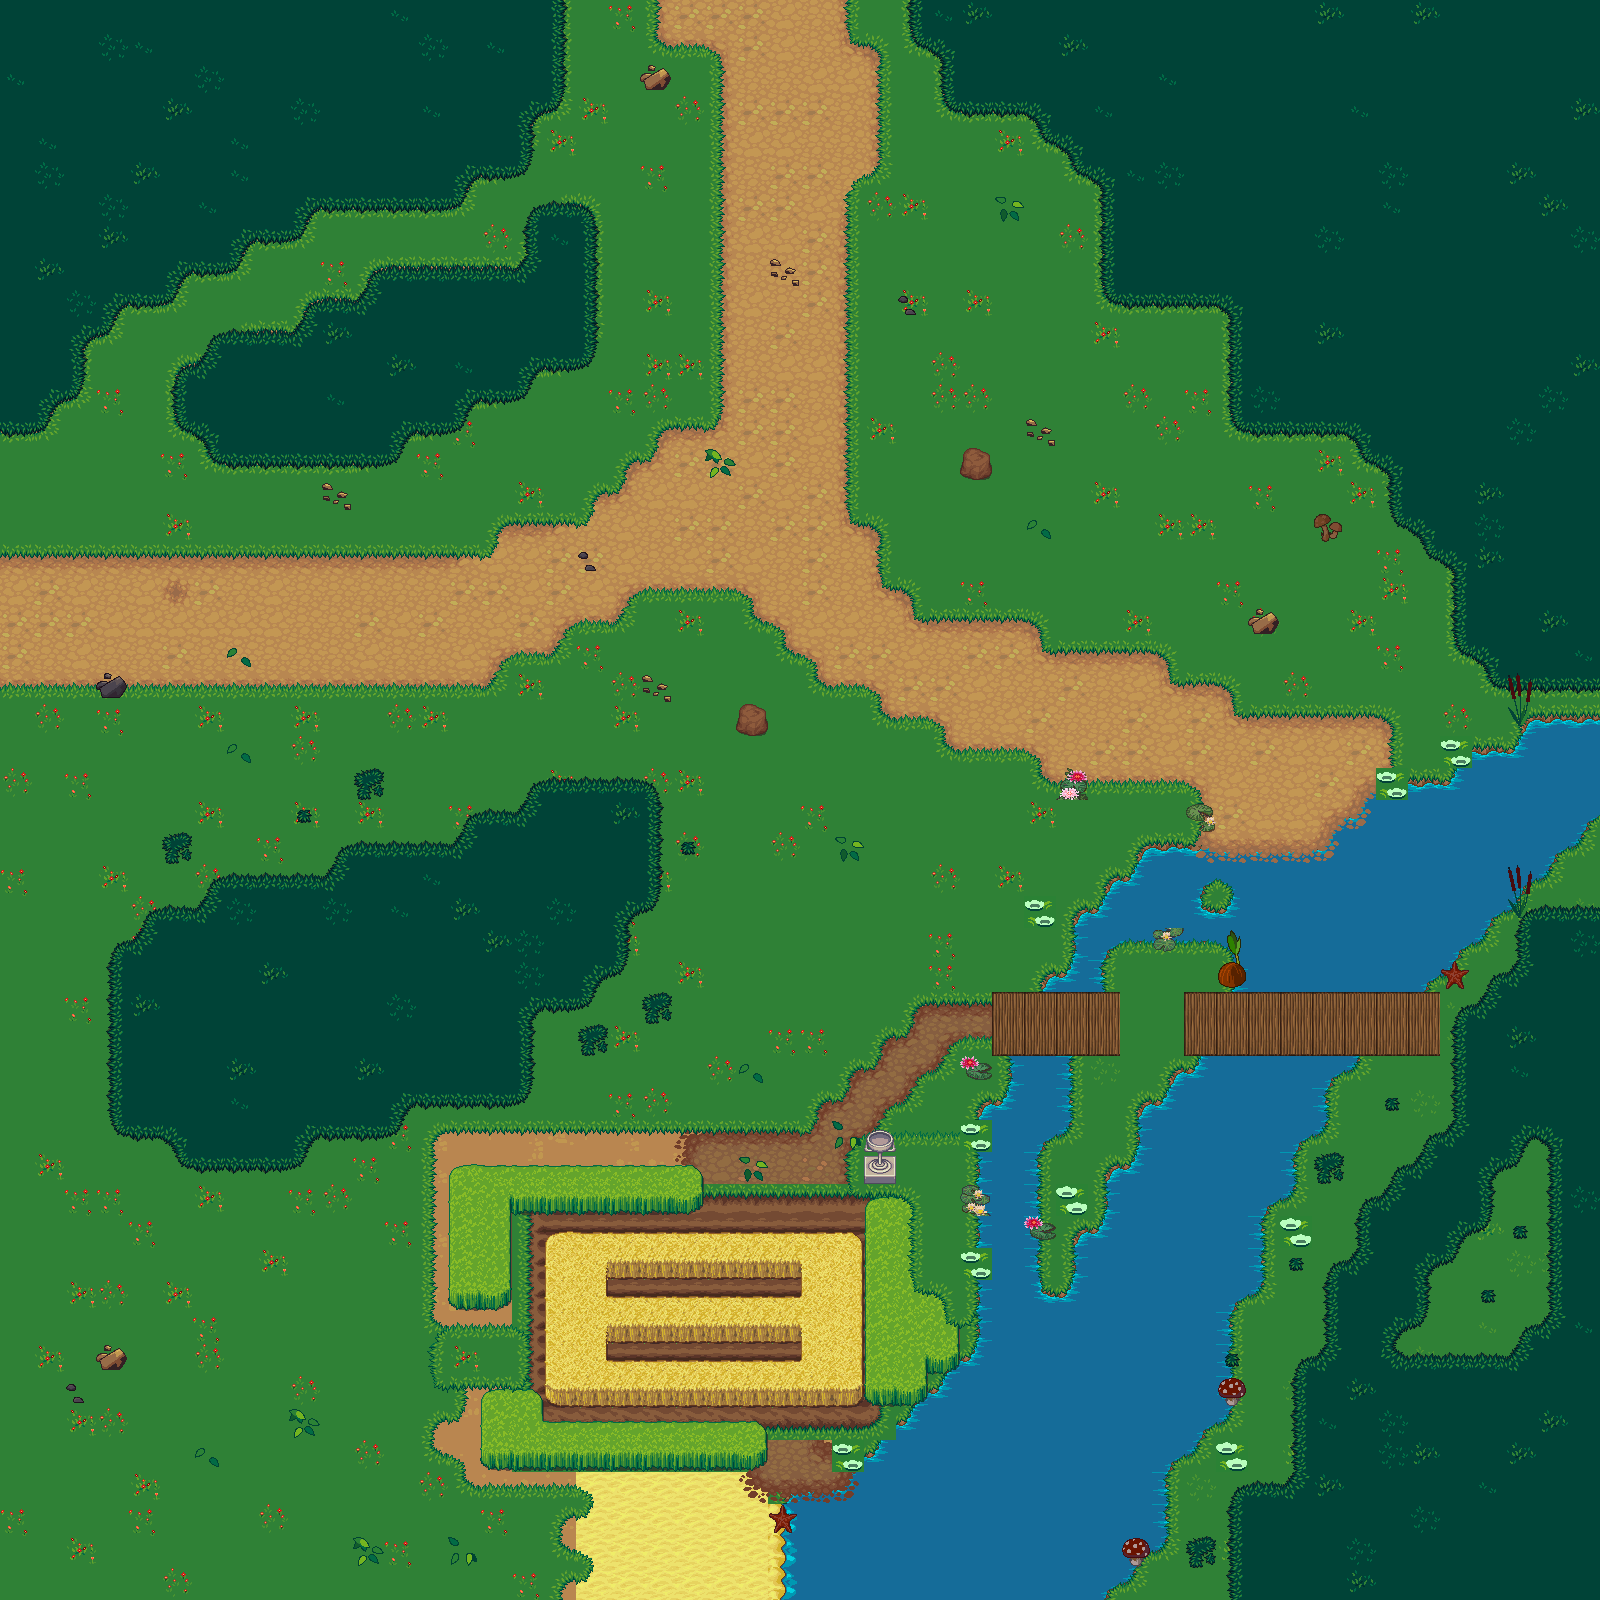

Tiled map render using the project's own tile images. Description and the map definition, with tile-layer contents summarised, below:
An orthogonal 50x50 tile map with 32x32 px tiles, 7 tile layers (base, Ambiente, Caminhos, Estruturas, ...), 2 tilesets and 149 objects (59x Wall, 51x mato grosso, 30x fruit, 2x Passaro, player, ...).

<map version="1.2" tiledversion="1.3.4" orientation="orthogonal" renderorder="right-down" width="50" height="50" tilewidth="32" tileheight="32" infinite="0" nextlayerid="16" nextobjectid="180">
 <editorsettings>
  <export target="mapa_com_frutas.tmx" format="tmx" />
 </editorsettings>
 <tileset firstgid="1" name="terrain" tilewidth="32" tileheight="32" tilecount="483" columns="21">
  <image source="../assets/img/terrain.png" width="672" height="736" />
  <terraintypes>
   <terrain name="Pedra_light" tile="64" />
   <terrain name="Pedra _ medium" tile="67" />
   <terrain name="Pedra _ dark" tile="70" />
   <terrain name="Grass _ light" tile="190" />
   <terrain name="Grass _ medium" tile="193" />
   <terrain name="grass _ dark" tile="196" />
   <terrain name="Solo seco" tile="431" />
   <terrain name="Solo seco _ pedra" tile="389" />
   <terrain name="Mato e _ agua" tile="258" />
   <terrain name="Cratera _ agua" tile="18" />
   <terrain name="Areia de Praia _ e agua" tile="276" />
   <terrain name="Areia de Praia" tile="316" />
   <terrain name="Pântano" tile="331" />
   <terrain name="Low _ grass" tile="199" />
   <terrain name="High _ grass" tile="202" />
   <terrain name="High _ grass _ yellow" tile="205" />
   <terrain name="Horta" tile="208" />
   <terrain name="Cratera" tile="52" />
  </terraintypes>
  <tile id="1" terrain="0,0,0," />
  <tile id="2" terrain="0,0,,0" />
  <tile id="4" terrain="1,1,1," />
  <tile id="5" terrain="1,1,,1" />
  <tile id="7" terrain="2,2,2," />
  <tile id="8" terrain="2,2,,2" />
  <tile id="10" terrain="17,17,17," />
  <tile id="11" terrain="17,17,,17" />
  <tile id="19" terrain="9,9,9," />
  <tile id="20" terrain="9,9,,9" />
  <tile id="22" terrain="0,,0,0" />
  <tile id="23" terrain=",0,0,0" />
  <tile id="25" terrain="1,,1,1" />
  <tile id="26" terrain=",1,1,1" />
  <tile id="28" terrain="2,,2,2" />
  <tile id="29" terrain=",2,2,2" />
  <tile id="31" terrain="17,,17,17" />
  <tile id="32" terrain=",17,17,17" />
  <tile id="40" terrain="9,,9,9" />
  <tile id="41" terrain=",9,9,9" />
  <tile id="42" terrain=",,,0" />
  <tile id="43" terrain=",,0,0" />
  <tile id="44" terrain=",,0," />
  <tile id="45" terrain=",,,1" />
  <tile id="46" terrain=",,1,1" />
  <tile id="47" terrain=",,1," />
  <tile id="48" terrain=",,,2" />
  <tile id="49" terrain=",,2,2" />
  <tile id="50" terrain=",,2," />
  <tile id="51" terrain=",,,17" />
  <tile id="52" terrain=",,17,17" />
  <tile id="53" terrain=",,17," />
  <tile id="60" terrain=",,,9" />
  <tile id="61" terrain=",,9,9" />
  <tile id="62" terrain=",,9," />
  <tile id="63" terrain=",0,,0" />
  <tile id="64" terrain="0,0,0,0" />
  <tile id="65" terrain="0,,0," />
  <tile id="66" terrain=",1,,1" />
  <tile id="67" terrain="1,1,1,1" />
  <tile id="68" terrain="1,,1," />
  <tile id="69" terrain=",2,,2" />
  <tile id="70" terrain="2,2,2,2" />
  <tile id="71" terrain="2,,2," />
  <tile id="72" terrain=",17,,17" />
  <tile id="73" terrain="17,17,17,17" />
  <tile id="74" terrain="17,,17," />
  <tile id="81" terrain=",9,,9" />
  <tile id="82" terrain="9,9,9,9" />
  <tile id="83" terrain="9,,9," />
  <tile id="84" terrain=",0,," />
  <tile id="85" terrain="0,0,," />
  <tile id="86" terrain="0,,," />
  <tile id="87" terrain=",1,," />
  <tile id="88" terrain="1,1,," />
  <tile id="89" terrain="1,,," />
  <tile id="90" terrain=",2,," />
  <tile id="91" terrain="2,2,," />
  <tile id="92" terrain="2,,," />
  <tile id="93" terrain=",17,," />
  <tile id="94" terrain="17,17,," />
  <tile id="95" terrain="17,,," />
  <tile id="102" terrain=",9,," />
  <tile id="103" terrain="9,9,," />
  <tile id="104" terrain="9,,," />
  <tile id="105" terrain="0,0,0,0" probability="0.05" />
  <tile id="106" terrain="0,0,0,0" />
  <tile id="107" terrain="0,0,0,0" />
  <tile id="108" terrain="1,1,1,1" probability="0.05" />
  <tile id="109" terrain="1,1,1,1" />
  <tile id="110" terrain="1,1,1,1" />
  <tile id="111" terrain="2,2,2,2" probability="0.05" />
  <tile id="112" terrain="2,2,2,2" />
  <tile id="113" terrain="2,2,2,2" />
  <tile id="114" terrain="17,17,17,17" />
  <tile id="115" terrain="17,17,17,17" />
  <tile id="116" terrain="17,17,17,17" />
  <tile id="123" terrain="8,8,8,8" probability="0.05" />
  <tile id="124" terrain="8,8,8,8" probability="0.05" />
  <tile id="125" terrain="8,8,8,8" probability="0.05" />
  <tile id="127" terrain="3,3,3," />
  <tile id="128" terrain="3,3,,3" />
  <tile id="130" terrain="4,4,4," />
  <tile id="131" terrain="4,4,,4" />
  <tile id="133" terrain="5,5,5," />
  <tile id="134" terrain="5,5,,5" />
  <tile id="136" terrain="13,13,13," />
  <tile id="137" terrain="13,13,,13" />
  <tile id="139" terrain="14,14,14," />
  <tile id="140" terrain="14,14,,14" />
  <tile id="142" terrain="15,15,15," />
  <tile id="143" terrain="15,15,,15" />
  <tile id="145" terrain="16,16,16," />
  <tile id="146" terrain="16,16,,16" />
  <tile id="148" terrain="3,,3,3" />
  <tile id="149" terrain=",3,3,3" />
  <tile id="151" terrain="4,,4,4" />
  <tile id="152" terrain=",4,4,4" />
  <tile id="154" terrain="5,,5,5" />
  <tile id="155" terrain=",5,5,5" />
  <tile id="157" terrain="13,,13,13" />
  <tile id="158" terrain=",13,13,13" />
  <tile id="160" terrain="14,,14,14" />
  <tile id="161" terrain=",14,14,14" />
  <tile id="163" terrain="15,,15,15" />
  <tile id="164" terrain=",15,15,15" />
  <tile id="166" terrain="16,,16,16" />
  <tile id="167" terrain=",16,16,16" />
  <tile id="168" terrain=",,,3" />
  <tile id="169" terrain=",,3,3" />
  <tile id="170" terrain=",,3," />
  <tile id="171" terrain=",,,4" />
  <tile id="172" terrain=",,4,4" />
  <tile id="173" terrain=",,4," />
  <tile id="174" terrain=",,,5" />
  <tile id="175" terrain=",,5,5" />
  <tile id="176" terrain=",,5," />
  <tile id="177" terrain=",,,13" />
  <tile id="178" terrain=",,13,13" />
  <tile id="179" terrain=",,13," />
  <tile id="180" terrain=",,,14" />
  <tile id="181" terrain=",,14,14" />
  <tile id="182" terrain=",,14," />
  <tile id="183" terrain=",,,15" />
  <tile id="184" terrain=",,15,15" />
  <tile id="185" terrain=",,15," />
  <tile id="186" terrain=",,,16" />
  <tile id="187" terrain=",,16,16" />
  <tile id="188" terrain=",,16," />
  <tile id="189" terrain=",3,,3" />
  <tile id="190" terrain="3,3,3,3" />
  <tile id="191" terrain="3,,3," />
  <tile id="192" terrain=",4,,4" />
  <tile id="193" terrain="4,4,4,4" />
  <tile id="194" terrain="4,,4," />
  <tile id="195" terrain=",5,,5" />
  <tile id="196" terrain="5,5,5,5" />
  <tile id="197" terrain="5,,5," />
  <tile id="198" terrain=",13,,13" />
  <tile id="199" terrain="13,13,13,13" />
  <tile id="200" terrain="13,,13," />
  <tile id="201" terrain=",14,,14" />
  <tile id="202" terrain="14,14,14,14" />
  <tile id="203" terrain="14,,14," />
  <tile id="204" terrain=",15,,15" />
  <tile id="205" terrain="15,15,15,15" />
  <tile id="206" terrain="15,,15," />
  <tile id="207" terrain=",16,,16" />
  <tile id="208" terrain="16,16,16,16" />
  <tile id="209" terrain="16,,16," />
  <tile id="210" terrain=",3,," />
  <tile id="211" terrain="3,3,," />
  <tile id="212" terrain="3,,," />
  <tile id="213" terrain=",4,," />
  <tile id="214" terrain="4,4,," />
  <tile id="215" terrain="4,,," />
  <tile id="216" terrain=",5,," />
  <tile id="217" terrain="5,5,," />
  <tile id="218" terrain="5,,," />
  <tile id="219" terrain=",13,," />
  <tile id="220" terrain="13,13,," />
  <tile id="221" terrain="13,,," />
  <tile id="222" terrain=",14,," />
  <tile id="223" terrain="14,14,," />
  <tile id="224" terrain="14,,," />
  <tile id="225" terrain=",15,," />
  <tile id="226" terrain="15,15,," />
  <tile id="227" terrain="15,,," />
  <tile id="228" terrain=",16,," />
  <tile id="229" terrain="16,16,," />
  <tile id="230" terrain="16,,," />
  <tile id="231" terrain="3,3,3,3" probability="0.06" />
  <tile id="232" terrain="3,3,3,3" probability="0.06" />
  <tile id="233" terrain="3,3,3,3" probability="0.06" />
  <tile id="234" terrain="4,4,4,4" probability="0.06" />
  <tile id="235" terrain="4,4,4,4" probability="0.06" />
  <tile id="236" terrain="4,4,4,4" probability="0.06" />
  <tile id="237" terrain="5,5,5,5" probability="0.06" />
  <tile id="238" terrain="5,5,5,5" probability="0.06" />
  <tile id="239" terrain="5,5,5,5" probability="0.06" />
  <tile id="253" terrain="11,11,11," />
  <tile id="254" terrain="11,11,,11" />
  <tile id="256" terrain="10,10,10," />
  <tile id="257" terrain="10,10,,10" />
  <tile id="259" terrain="8,8,8," />
  <tile id="260" terrain="8,8,,8" />
  <tile id="268" terrain="12,12,12," />
  <tile id="269" terrain="12,12,,12" />
  <tile id="274" terrain="11,,11,11" />
  <tile id="275" terrain=",11,11,11" />
  <tile id="277" terrain="10,,10,10" />
  <tile id="278" terrain=",10,10,10" />
  <tile id="280" terrain="8,,8,8" />
  <tile id="281" terrain=",8,8,8" />
  <tile id="289" terrain="12,,12,12" />
  <tile id="290" terrain=",12,12,12" />
  <tile id="294" terrain=",,,11" />
  <tile id="295" terrain=",,11,11" />
  <tile id="296" terrain=",,11," />
  <tile id="297" terrain=",,,10" />
  <tile id="298" terrain=",,10,10" />
  <tile id="299" terrain=",,10," />
  <tile id="300" terrain=",,,8" />
  <tile id="301" terrain=",,8,8" />
  <tile id="302" terrain=",,8," />
  <tile id="309" terrain=",,,12" />
  <tile id="310" terrain=",,12,12" />
  <tile id="311" terrain=",,12," />
  <tile id="315" terrain=",11,,11" />
  <tile id="316" terrain="11,11,11,11" />
  <tile id="317" terrain="11,,11," />
  <tile id="318" terrain=",10,,10" />
  <tile id="319" terrain="10,10,10,10" />
  <tile id="320" terrain="10,,10," />
  <tile id="321" terrain=",8,,8" />
  <tile id="322" terrain="8,8,8,8" />
  <tile id="323" terrain="8,,8," />
  <tile id="330" terrain=",12,,12" />
  <tile id="331" terrain="12,12,12,12" />
  <tile id="332" terrain="12,,12," />
  <tile id="336" terrain=",11,," />
  <tile id="337" terrain="11,11,," />
  <tile id="338" terrain="11,,," />
  <tile id="339" terrain=",10,," />
  <tile id="340" terrain="10,10,," />
  <tile id="341" terrain="10,,," />
  <tile id="342" terrain=",8,," />
  <tile id="343" terrain="8,8,," />
  <tile id="344" terrain="8,,," />
  <tile id="351" terrain=",12,," />
  <tile id="352" terrain="12,12,," />
  <tile id="353" terrain="12,,," />
  <tile id="357" terrain="11,11,11,11" />
  <tile id="358" terrain="11,11,11,11" />
  <tile id="359" terrain="11,11,11,11" />
  <tile id="372" terrain="12,12,12,12" />
  <tile id="373" terrain="12,12,12,12" />
  <tile id="374" terrain="12,12,12,12" />
  <tile id="388" terrain="7,7,7,7" />
  <tile id="389" terrain="7,7,7,7" />
  <tile id="390" terrain="7,7,7,7" />
  <tile id="391" terrain="7,7,7,7" />
  <tile id="409" terrain="7,7,7,6" />
  <tile id="410" terrain="7,7,6,6" />
  <tile id="411" terrain="7,7,6,7" />
  <tile id="412" terrain="6,6,6," />
  <tile id="413" terrain="6,6,,6" />
  <tile id="430" terrain="7,6,7,6" />
  <tile id="431" terrain="6,6,6,6" />
  <tile id="432" terrain="6,7,6,7" />
  <tile id="433" terrain="6,,6,6" />
  <tile id="434" terrain=",6,6,6" />
  <tile id="451" terrain="7,6,7,7" />
  <tile id="452" terrain="6,6,7,7" />
  <tile id="453" terrain="6,7,7,7" />
 </tileset>
 <tileset firstgid="484" name="Construções" tilewidth="32" tileheight="32" tilecount="192" columns="16">
  <image source="../assets/img/celianna_TileA2.png" width="512" height="384" />
 </tileset>
 <layer id="1" name="base" width="50" height="50">
  <data>[2500 cells, 2489 non-empty, 96 distinct tile ids]</data>
 </layer>
 <layer id="8" name="Ambiente" width="50" height="50">
  <data>[2500 cells, 336 non-empty, 13 distinct tile ids]</data>
 </layer>
 <layer id="7" name="Caminhos" width="50" height="50">
  <data>[2500 cells, 391 non-empty, 32 distinct tile ids]</data>
 </layer>
 <layer id="9" name="Estruturas" width="50" height="50">
  <data>[2500 cells, 96 non-empty, 9 distinct tile ids]</data>
 </layer>
 <layer id="5" name="Mato 1" width="50" height="50">
  <data>[2500 cells, 1352 non-empty, 28 distinct tile ids]</data>
 </layer>
 <layer id="6" name="Mato 2" width="50" height="50">
  <data>[2500 cells, 963 non-empty, 43 distinct tile ids]</data>
 </layer>
 <layer id="10" name="Decor" width="50" height="50">
  <data>[2500 cells, 69 non-empty, 25 distinct tile ids]</data>
 </layer>
 <objectgroup id="11" name="Camada de Objetos 1">
  <object id="1" name="Wall" x="0.333333" y="6.91667" width="4.16667" height="1588.17" />
  <object id="2" name="player" x="128.154" y="192.069" width="31.6001" height="31.3914" />
  <object id="3" name="Wall" x="1595.72" y="6.61364" width="3.91667" height="1588.33" />
  <object id="6" name="Wall" x="454.5" y="1171.67" width="53.25" height="114.333" />
  <object id="8" name="Wall" x="508" y="1171.25" width="184.25" height="28" />
  <object id="9" name="Wall" x="866.375" y="1200.83" width="46" height="196.083" />
  <object id="10" name="Wall" x="903.625" y="1306.08" width="49.5" height="67.333" />
  <object id="11" name="Wall" x="481.875" y="1421" width="278.25" height="36" />
  <object id="12" name="Wall" x="483.807" y="1397.2" width="56.5" height="23.333" />
  <object id="13" name="Wall" x="865.25" y="1157.17" width="28.9167" height="18.833" />
  <object id="14" name="Wall" x="963.375" y="452.167" width="25.9167" height="27.6663" />
  <object id="15" name="Wall" x="739.708" y="706.834" width="25.9167" height="27.6663" />
  <object id="16" name="Wall" x="643.042" y="63.5002" width="25.9167" height="27.6663" />
  <object id="17" name="Wall" x="97.375" y="1345.5" width="25.9167" height="27.6663" />
  <object id="18" name="Wall" x="96.5417" y="673.667" width="25.9167" height="27.6663" />
  <object id="19" name="Wall" x="1250.37" y="609.834" width="25.9167" height="27.6663" />
  <object id="20" name="Wall" x="0.784074" y="1595.57" width="1598.92" height="4.33297" />
  <object id="21" name="Wall" x="1.20667" y="0.3335" width="1596.17" height="5.333" />
  <object id="134" name="Wall" x="1536" y="720" width="56" height="128" />
  <object id="135" name="Wall" x="1472" y="752" width="64" height="112" />
  <object id="136" name="Wall" x="1536" y="848" width="16" height="16" />
  <object id="137" name="Wall" x="1472" y="864" width="32" height="40" />
  <object id="138" name="Wall" x="1392" y="784" width="80" height="160" />
  <object id="139" name="Wall" x="1472" y="904" width="16" height="16" />
  <object id="140" name="Wall" x="1368" y="800" width="24" height="184" />
  <object id="141" name="Wall" x="1392" y="944" width="56" height="24" />
  <object id="142" name="Wall" x="1392" y="968" width="40" height="8" />
  <object id="143" name="Wall" x="1392" y="976" width="24" height="8" />
  <object id="144" name="Wall" x="1336" y="824" width="32" height="160" />
  <object id="145" name="Wall" x="1240" y="856" width="96" height="128" />
  <object id="146" name="Wall" x="1168" y="1072" width="160" height="56" />
  <object id="147" name="Wall" x="1200" y="1064" width="144" height="8" />
  <object id="148" name="Wall" x="976" y="1112" width="64" height="480" />
  <object id="149" name="Wall" x="1240" y="1128" width="56" height="64" />
  <object id="150" name="Wall" x="1136" y="1128" width="88" height="280" />
  <object id="151" name="Wall" x="1240" y="1192" width="24" height="104" />
  <object id="152" name="Wall" x="1144" y="1104" width="24" height="24" />
  <object id="153" name="Wall" x="1104" y="1160" width="32" height="424" />
  <object id="154" name="Wall" x="1136" y="1408" width="32" height="136" />
  <object id="155" name="Wall" x="1168" y="1408" width="56" height="8" />
  <object id="156" name="Wall" x="1224" y="1128" width="16" height="168" />
  <object id="157" name="Wall" x="1080" y="1232" width="24" height="352" />
  <object id="158" name="Wall" x="1040" y="1296" width="40" height="288" />
  <object id="159" name="Wall" x="1144" y="848" width="56" height="88" />
  <object id="160" name="Wall" x="1104" y="880" width="40" height="56" />
  <object id="161" name="Wall" x="1072" y="912" width="32" height="72" />
  <object id="163" name="Wall" x="1040" y="1112" width="24" height="16" />
  <object id="165" name="Wall" x="1200" y="856" width="40" height="80" />
  <object id="166" name="Wall" x="920" y="1376" width="56" height="216" />
  <object id="167" name="Wall" x="904" y="1400" width="16" height="192" />
  <object id="168" name="Wall" x="784" y="1504" width="120" height="88" />
  <object id="169" name="Wall" x="856" y="1464" width="48" height="40" />
  <object id="170" name="Wall" x="880" y="1448" width="24" height="16" />
  <object id="171" name="Wall" x="1168" y="1416" width="32" height="32" />
  <object id="173" name="Wall" x="1504" y="864" width="16" height="16" />
  <object id="174" name="Wall" x="1520" y="864" width="16" height="8" />
  <object id="175" name="Wall" x="1504" y="880" width="16" height="16" />
  <object id="176" name="Wall" x="1016" y="1056" width="56" height="56" />
  <object id="177" name="Wall" x="1064" y="976" width="8" height="8" />
  <object id="179" name="Wall" x="1048" y="976" width="16" height="8" />
 </objectgroup>
 <objectgroup id="13" name="Passaros">
  <object id="56" name="Passaro" x="1152" y="128" width="32" height="32" />
  <object id="57" name="Passaro" x="192" y="1504" width="32" height="32" />
 </objectgroup>
 <objectgroup id="12" name="frutas">
  <object id="25" name="fruit" x="30.8692" y="354.996" width="30.8692" height="27.6198" />
  <object id="27" name="fruit" x="223.396" y="388.302" width="30.8692" height="27.6198" />
  <object id="28" name="fruit" x="378.554" y="320.065" width="30.8692" height="27.6198" />
  <object id="29" name="fruit" x="545.898" y="288.383" width="30.8692" height="27.6198" />
  <object id="30" name="fruit" x="320.877" y="31.6816" width="30.8692" height="27.6198" />
  <object id="31" name="fruit" x="571.893" y="65.8002" width="30.8692" height="27.6198" />
  <object id="32" name="fruit" x="892.145" y="69.3156" width="30.8692" height="27.6198" />
  <object id="33" name="fruit" x="1185.35" y="33.0427" width="30.8692" height="27.6198" />
  <object id="34" name="fruit" x="1248.07" y="97.276" width="30.8692" height="27.6198" />
  <object id="35" name="fruit" x="1347.82" y="39.0882" width="30.8692" height="27.6198" />
  <object id="36" name="fruit" x="1060.66" y="391.994" width="30.8692" height="27.6198" />
  <object id="37" name="fruit" x="1254.87" y="228.765" width="30.8692" height="27.6198" />
  <object id="38" name="fruit" x="1410.55" y="258.993" width="30.8692" height="27.6198" />
  <object id="39" name="fruit" x="1409.79" y="319.448" width="30.8692" height="27.6198" />
  <object id="40" name="fruit" x="1477.8" y="123.725" width="30.8692" height="27.6198" />
  <object id="41" name="fruit" x="1542.79" y="998.054" width="30.8692" height="27.6198" />
  <object id="42" name="fruit" x="1406.01" y="1183.2" width="30.8692" height="27.6198" />
  <object id="43" name="fruit" x="1412.06" y="1382.7" width="30.8692" height="27.6198" />
  <object id="44" name="fruit" x="1471.76" y="1507.39" width="30.8692" height="27.6198" />
  <object id="45" name="fruit" x="1288.88" y="1538.37" width="30.8692" height="27.6198" />
  <object id="46" name="fruit" x="547.552" y="1312.42" width="30.8692" height="27.6198" />
  <object id="47" name="fruit" x="803.73" y="1283.7" width="30.8692" height="27.6198" />
  <object id="48" name="fruit" x="800.707" y="1344.16" width="30.8692" height="27.6198" />
  <object id="49" name="fruit" x="191.624" y="1057.75" width="30.8692" height="27.6198" />
  <object id="50" name="fruit" x="282.306" y="993.52" width="30.8692" height="27.6198" />
  <object id="51" name="fruit" x="422.108" y="999.566" width="30.8692" height="27.6198" />
  <object id="52" name="fruit" x="413.04" y="891.503" width="30.8692" height="27.6198" />
  </objectgroup>
 <objectgroup id="14" name="Presas">
  <!-- 6 objects omitted --></objectgroup>
 <objectgroup id="15" name="Mato Grosso">
  <!-- 51 objects omitted --></objectgroup>
</map>
<!-- 60 of 149 objects omitted -->
